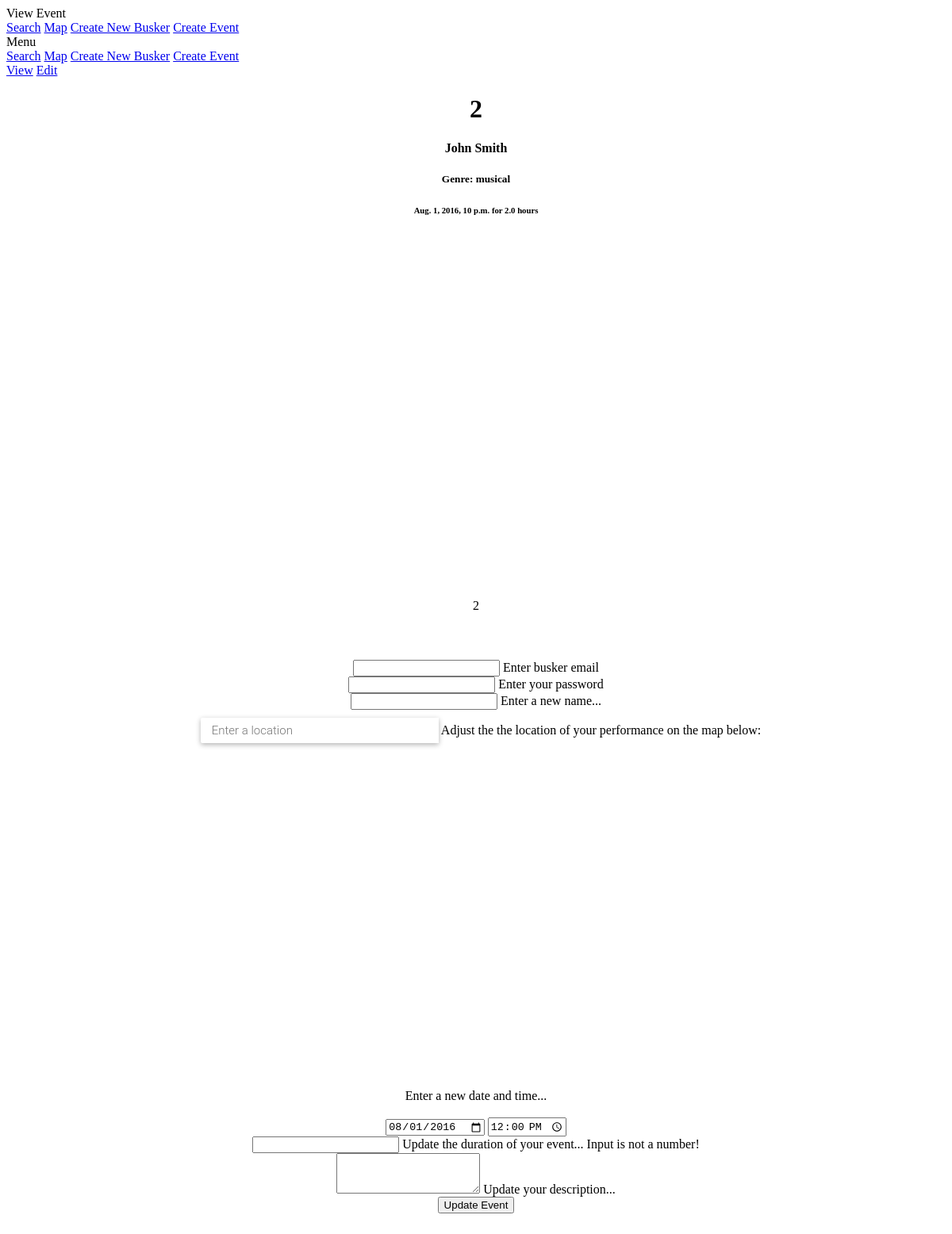
The app's page /view/event/5/ with its own data.
### main/models.py (models this page shows, shortened)
class Event(models.Model):
    event_datetime = models.DateTimeField()
    event_duration = models.DecimalField(default=1.0, max_digits=2, decimal_places=1)
    event_title = models.CharField(max_length=200)
    event_desc = models.CharField(max_length=1000)
    busker = models.ForeignKey(Busker, on_delete=models.CASCADE)
    event_lat = models.DecimalField(max_digits=8, decimal_places=5)
    event_lng = models.DecimalField(max_digits=8, decimal_places=5)

class Busker(models.Model):
    email = models.CharField(default="johnsmith@hyperglobomega.net", max_length=100)
    pw_hash = models.CharField(default='e68a95aadb0c73dfd968513174de4ddf', max_length=30)
    busker_desc = models.CharField(max_length=3000)
    busker_name = models.CharField(max_length=100)
    genre = models.CharField(max_length=200)

### main/views.py (the view, shortened to what this page needs)
# urls.py: url(r'^view/event/(?P<event_id>[0-9]+)/$', views.viewEvent, name='viewEvent'),
def viewEvent(request, event_id):
	try:
		event = Event.objects.get(pk=event_id)
	except (ObjectDoesNotExist):
		return render(request, 'eventviewedit.html', { 'error_message': 'Event not found.', })
	if 'buskeremail' not in request.POST:
		return render(request, 'eventviewedit.html', { 'event': event, })

### main/templates/eventviewedit.html (shortened to what this page needs)
<!DOCTYPE html>
<html>
   <head>
      <link rel="stylesheet" href="https://code.getmdl.io/1.1.3/material.blue_grey-indigo.min.css" />
      <div class="mdl-layout mdl-js-layout mdl-layout--fixed-header">
         <header class="mdl-layout__header">
            <div class="mdl-layout__header-row">
               <span class="mdl-layout-title">View Event</span>
               <nav class="mdl-navigation mdl-layout--large-screen-only">
                  <a class="mdl-navigation__link" href="/search/">Search</a>
                  <a class="mdl-navigation__link" href="/">Map</a>
                  <a class="mdl-navigation__link" href="/new/busker/">Create New Busker</a>
                  <a class="mdl-navigation__link" href="/new/event/">Create Event</a>
               </nav>
            </div>
         </header>
         <div class="mdl-layout__drawer">
            <span class="mdl-layout-title">Menu</span>
            <nav class="mdl-navigation">
               <a class="mdl-navigation__link" href="/search/">Search</a>
               <a class="mdl-navigation__link" href="/">Map</a>
               <a class="mdl-navigation__link" href="/new/busker/">Create New Busker</a>
               <a class="mdl-navigation__link" href="/new/event/">Create Event</a>
            </nav>
         </div>
         <main class="mdl-layout__content">
            <div class="page-content">
               <div class="mdl-tabs mdl-js-tabs mdl-js-ripple-effect">
                  <div class="mdl-tabs__tab-bar">
                     <a href="#view-panel" class="mdl-tabs__tab is-active">View</a>
                     <a href="#edit-panel" class="mdl-tabs__tab">Edit</a>
                  </div>
                  <div class="mdl-tabs__panel is-active center" id="view-panel">
				  {% if event %}
                     <h1>{{ event.event_title }}</h1>
                     <h4>{{ event.busker.busker_name }}</h4>
                     <h5>Genre: {{ event.busker.genre }}</h5>
                     <h6>{{ event.event_datetime }} for {{ event.event_duration }} hours</h6>
                     <div id="map-view"></div>
                     <div style="margin: 5%">{{ event.event_desc }}</div>
				   {% endif %}
                  </div>
                  <div class="mdl-tabs__panel center" id="edit-panel">
                     <div class="page-content center">
                        <form action="#">
                           <div class="mdl-textfield mdl-js-textfield">
                              <input class="mdl-textfield__input" type="text" id="email">
                              <label class="mdl-textfield__label" for="sample1">Enter busker email</label>
                           </div>
                        </form>
                        <form action="#">
                           <div class="mdl-textfield mdl-js-textfield">
                              <input class="mdl-textfield__input" type="password" id="password">
                              <label class="mdl-textfield__label" for="sample1">Enter your password</label>
                           </div>
                        </form>
                        <form action="#">
                           <div class="mdl-textfield mdl-js-textfield">
                              <input class="mdl-textfield__input" type="text" id="title">
                              <label class="mdl-textfield__label" for="sample1">Enter a new name...</label>
                           </div>
                        </form>
                        <input id="location" class="controls" type="text" placeholder="Enter a location">
                        <a class="mdl-navigation__link">Adjust the the location of your performance on the map below: </a>
                        <br>
                        <br>
                        <div id="map-edit"></div>
                        <br>
                        <a class="mdl-navigation__link">Enter a new date and time...</a>
                        <br>
                        <br>
                        <input type="date" id="myDate" value="2016-08-01">
                        <input type="time" id="myTime" value="12:00:00">
                        <form action="#">
                           <div class="mdl-textfield mdl-js-textfield mdl-textfield--floating-label">
                              <input class="mdl-textfield__input" type="text" pattern="-?[0-9]*(\.[0-9]+)?" id="duration">
                              <label class="mdl-textfield__label" for="sample4">Update the duration of your event...</label>
                              <span class="mdl-textfield__error">Input is not a number!</span>
                           </div>
                        </form>
                         <form action="#">
                            <div class="mdl-textfield mdl-js-textfield">
                               <textarea class="mdl-textfield__input" type="text" rows= "3" id="desc" ></textarea>
                               <label class="mdl-textfield__label" for="sample5">Update your description...</label>
                            </div>
                         </form>
                        <div class="center">
                           <a ref="javascript:{}" onclick="submitEvent();">
                           <button class="mdl-button mdl-js-button mdl-button--raised mdl-js-ripple-effect" data-upgraded=",MaterialButton,MaterialRipple">
                           Update Event
                           <span class="mdl-button__ripple-container"></span></button>
                           </a>
                        </div>
                        <br>
                     </div>
                  </div>
               </div>
            </div>
      </div>
      </body>
</html>

### main/templates/eventviewedit.html (style rules this page uses)
.center { text-align: center; justify-content: center; align-items: center; }
#map-view { width: 100%; height: 50vh; position: relative; }
#map-edit { width: 100%; height: 50vh; position: relative; }
.controls { margin-top: 10px; border: 1px solid transparent; border-radius: 2px 0 0 2px; box-sizing: border-box; -moz-box-sizing: border-box; height: 32px; outline: none; box-shadow: 0 2px 6px rgba(0, 0, 0, 0.3); }
#location { background-color: #fff; font-family: Roboto; font-size: 15px; font-weight: 300; margin-left: 12px; padding: 0 11px 0 13px; text-overflow: ellipsis; width: 300px; }

### records on screen
Event: event_title "2", busker.busker_name "John Smith", busker.genre "musical", event_datetime "Aug. 1, 2016, 10 p.m.", event_duration "2.0", event_desc "2"
